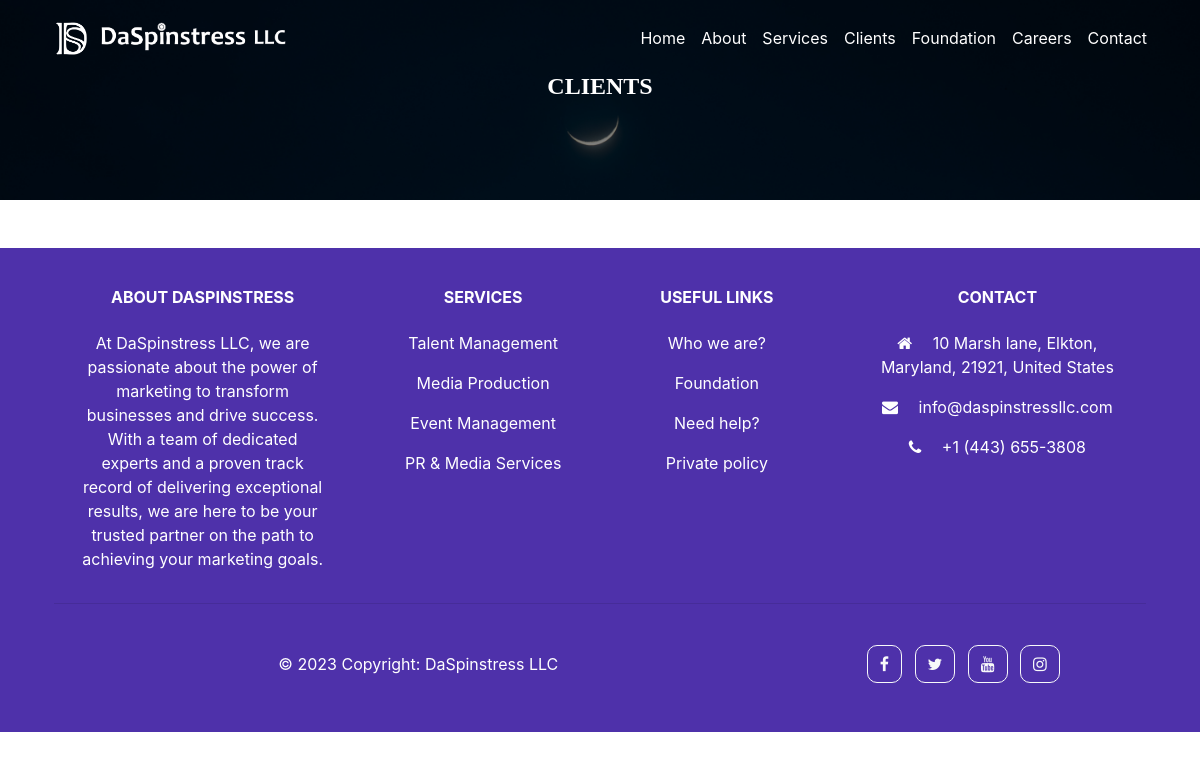
/client/, run on an earlier commit of the app's database.
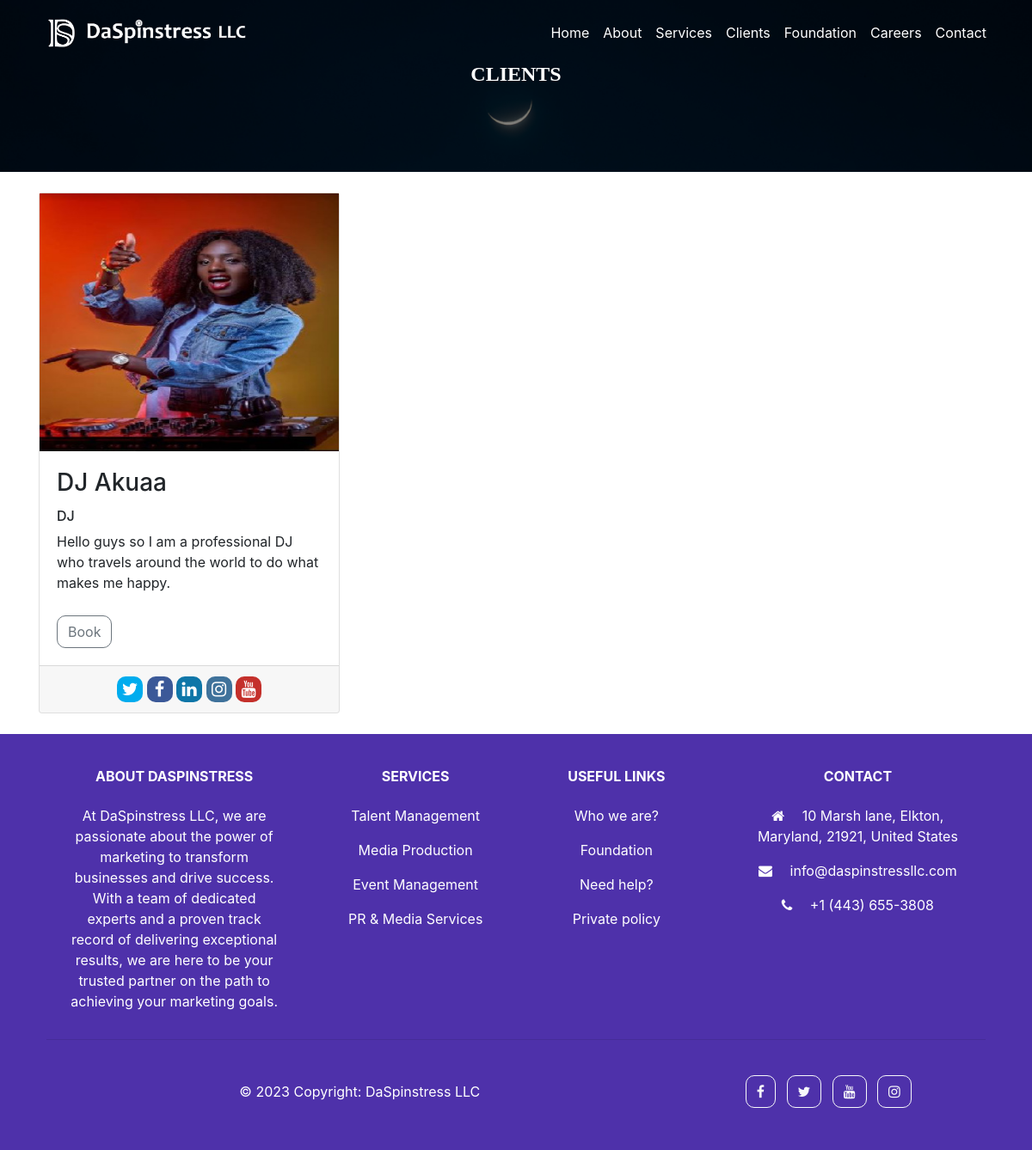
And on a later commit of the database.
### akuaa/models.py (models this page shows, shortened)
class Client(models.Model):
    name = models.CharField(max_length=100)
    image = models.ImageField(upload_to='client-img', default='')
    position = models.CharField(max_length=100)
    content = models.TextField()
    address = models.CharField(max_length=100)
    twitter = models.URLField()
    facebook = models.URLField()
    linkedin = models.URLField()
    instagram = models.URLField()
    youtube = models.URLField()

### akuaa/views.py (the view)
# urls.py: path('client/', views.client, name='client'),
def client(request):
    clients = Client.objects.all()
    context = {
        'title': 'Clients',
        'clients': clients
    }
    return render(request, 'akuaa/clients.html', context)

### akuaa/templates/akuaa/clients.html
{% extends 'akuaa/base.html' %}
{% load static %}
{% block css_files %}
    <link rel="stylesheet" type="text/css" href="{% static 'akuaa/styles.css' %}">
{% endblock %}
{% block content %}
<section class="title-bg">
    <div class="contact pt-5">
        <h4 class="page-title pt-4">Clients</h4>
    </div>
</section>
<section class="pt-4 pb-4">
    <div class="container">
        <div class="row">
            {% for client in clients %}
            <div class="col-lg-4 col-md-6 col-sm-12">
                <div class="card entertainment" style="height: 100%;">
                    <img src="{{ client.image.url }}" height="300px" width="100%" alt="">
                    <div class="card-body">
                        <h3 class="card-title">{{ client.name }}</h3>
                        <h6 class="card-text">{{ client.position }}</h6>
                        <p class="card-content">{{ client.content }}</p>
                        <a class="btn btn-outline-secondary" href="{% url 'book' client.id %}">Book</a>
                    </div>
                    <div class="card-footer dj-social text-center">
                            <a href="{{ client.twitter }}" class="social-tw"> <i class="fa fa-twitter"></i></a>
                            <a href="{{ client.facebook }}" class="social-fb"> <i class="fa fa-facebook-f"></i></a>
                            <a href="{{ client.linkedin }}" class="social-li"> <i class="fa fa-linkedin"></i></a>
                            <a href="{{ djservice.instagram }}" class="social-in"> <i class="fa fa-instagram"></i></a>
                            <a href="{{ client.youtube }}" class="social-yt"> <i class="fa fa-youtube"></i></a>
                    </div>
                </div>
            </div>
            {% endfor %}
        </div>
    </div>
</section>
{% endblock %}

### akuaa/templates/akuaa/base.html (shortened to what this page needs)
{% load static %}
<!doctype html>
<html lang="en">
<head>
  <link rel="stylesheet" href="https://cdn.jsdelivr.net/npm/bootstrap@4.0.0/dist/css/bootstrap.min.css"
>
  <link rel="stylesheet" href="https://cdnjs.cloudflare.com/ajax/libs/font-awesome/4.7.0/css/font-awesome.min.css">
  {% block css_files %}
  {% endblock %}
</head>
<body>
  <nav class="navbar navbar-expand-md navbar-light bg-steel fixed-top">
    <div class="container">
      <a href="{% url 'home' %}">
        <img src="{% static 'akuaa/images/BLANK-logo.png' %}" height="50px" alt="Da">
      </a>
      <a class="navbar-brand" href="{% url 'home' %}" alt="">
        <img class="d-none d-md-block" src="{% static 'akuaa/images/DaSpinstress-LLC-Text.png' %}" height="50px" alt="">
      </a>
      <div class="collapse navbar-collapse" id="navbarNav">
        <ul class="navbar-nav ml-auto">
          <li class="nav-item">
            <a class="nav-link" href="{% url 'home' %}">Home</a>
          </li>
          <li class="nav-item">
            <a class="nav-link" href="{% url 'about' %}">About</a>
          </li>
          <li class="nav-item">
            <a class="nav-link" href="{% url 'service' %}">Services</a>
          </li>
          <li class="nav-item">
            <a class="nav-link" href="{% url 'client' %}">Clients</a>
          </li>
          <li class="nav-item">
            <a class="nav-link" href="{% url 'foundation' %}">Foundation</a>
          </li>
          <li class="nav-item">
            <a class="nav-link" href="{% url 'career' %}">Careers</a>
          </li>
          <li class="nav-item">
            <a class="nav-link" href="{% url 'contact' %}">Contact</a>
          </li>
        </ul>
      </div>
    </div>
  </nav>
  {% block content %}{% endblock %}
    <footer class="text-center text-lg-start text-white" style="background-color: #4E31AA">
      <div class="container p-4 pb-0">
        <section class="">
          <div class="row">
            <div class="col-md-3 col-lg-3 col-xl-3 mx-auto mt-3">
              <h6 class="text-uppercase mb-4 font-weight-bold">
                About DaSpinstress
              </h6>
              <p>
                At DaSpinstress LLC, we are passionate about the power of marketing to transform businesses and drive success. With a
                team of dedicated experts and a proven track record of delivering exceptional results, we are here to be your trusted
                partner on the path to achieving your marketing goals.
              </p>
            </div>
            <div class="col-md-2 col-lg-2 col-xl-2 mx-auto mt-3">
              <h6 class="text-uppercase mb-4 font-weight-bold">Services</h6>
              <p>
                <a class="text-white">Talent Management</a>
              </p>
              <p>
                <a class="text-white">Media Production</a>
              </p>
              <p>
                <a class="text-white">Event Management</a>
              </p>
              <p>
                <a class="text-white">PR & Media Services</a>
              </p>
            </div>
            <div class="col-md-3 col-lg-2 col-xl-2 mx-auto mt-3">
              <h6 class="text-uppercase mb-4 font-weight-bold">
                Useful links
              </h6>
              <p>
                <a href="{% url 'about' %}" class="text-white">Who we are?</a>
              </p>
              <p>
                <a href="{% url 'foundation' %}" class="text-white">Foundation</a>
              </p>
              <p>
                <a href="{% url 'contact' %}" class="text-white">Need help?</a>
              </p>
              <p>
                <a href="" class="text-white">Private policy</a>
              </p>
            </div>
            <div class="col-md-4 col-lg-3 col-xl-3 mx-auto mt-3">
              <h6 class="text-uppercase mb-4 font-weight-bold">Contact</h6>
              <p><i class="fa fa-home mr-3"></i> 10 Marsh lane, Elkton, Maryland, 21921, United States</p>
              <p><i class="fa fa-envelope mr-3"></i> info@daspinstressllc.com</p>
              <p><i class="fa fa-phone mr-3"></i> +1 (443) 655-3808</p>
            </div>
          </div>
        </section>
        <hr class="my-3">
        <section class="p-3 pt-0">
          <div class="row d-flex align-items-center">
            <div class="col-md-7 col-lg-8 text-center text-md-start">
              <div class="p-3">
                © 2023 Copyright:
                <a class="text-white">DaSpinstress LLC</a>
              </div>
            </div>
            <div class="col-md-5 col-lg-4 ml-lg-0 text-center text-md-end">
              <a href="https://www.facebook.com/DjAkuaaDaSpinstress/" class="btn btn-outline-light btn-floating m-1" class="text-white" role="button"><i
                  class="fa fa-facebook-f"></i></a>
              <a href="https://twitter.com/djakuaa" class="btn btn-outline-light btn-floating m-1" class="text-white" role="button"><i
                  class="fa fa-twitter"></i></a>
              <a href="https://www.youtube.com/channel/UCIIqaSO3tuV5bE8rRVt3eTw" class="btn btn-outline-light btn-floating m-1" class="text-white" role="button"><i
                  class="fa fa-youtube"></i></a>
              <a href="https://instagram.com/djakuaa" class="btn btn-outline-light btn-floating m-1" class="text-white" role="button"><i
                  class="fa fa-instagram"></i></a>
            </div>
          </div>
        </section>
      </div>
    </footer>
</body>
</html>

What changed in the data, as far as the page shows it:
added Client: image (picture), name "DJ Akuaa", position "DJ", content "Hello guys so I am a professional DJ who travels around the world to do what makes me happy."
